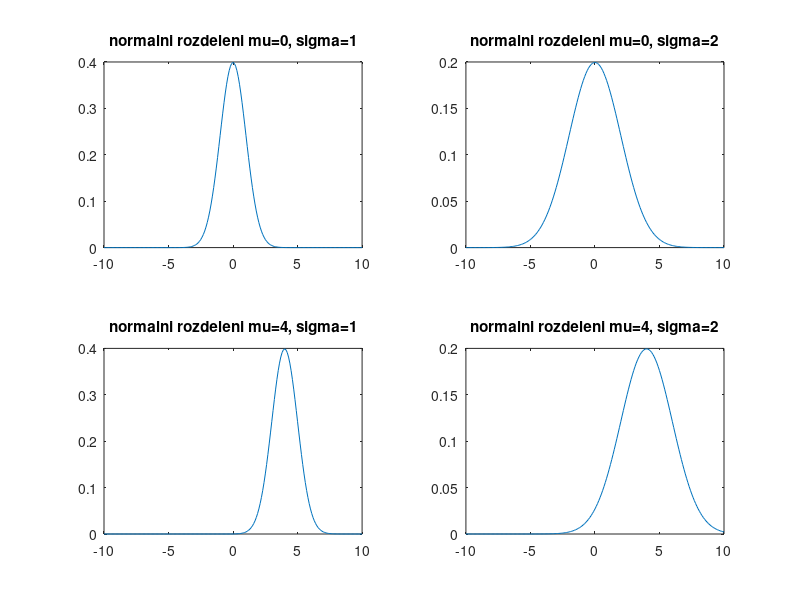

Reproduce this figure in MATLAB.
clear all
clc

x=-10:0.1:10;
y=normpdf(x,0,1);

figure
subplot (2,2,1)
%chci vykreslit hustotu, proto volím příkaz normpdf
y=normpdf(x,0,1);
plot(x,y)
title ('normalni rozdeleni mu=0, sigma=1')

subplot (2,2,2)
y=normpdf(x,0,2);
plot(x,y)
title ('normalni rozdeleni mu=0, sigma=2')

subplot (2,2,3)
y=normpdf(x,4,1);
plot(x,y)
title ('normalni rozdeleni mu=4, sigma=1')

subplot (2,2,4)
y=normpdf(x,4,2);
plot(x,y)
title ('normalni rozdeleni mu=4, sigma=2')